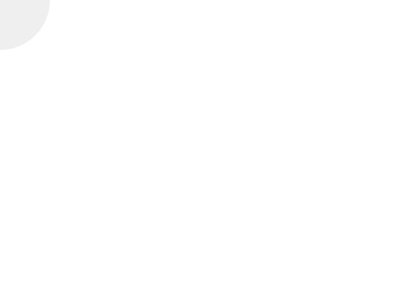
Frame 1 (no input)
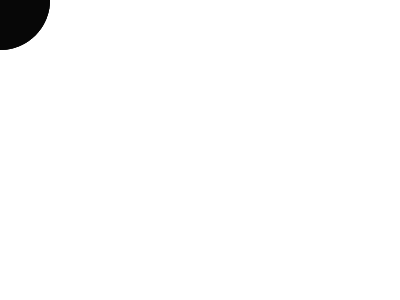
Frame 60 (the mouse pressed at the canvas centre just before this capture)
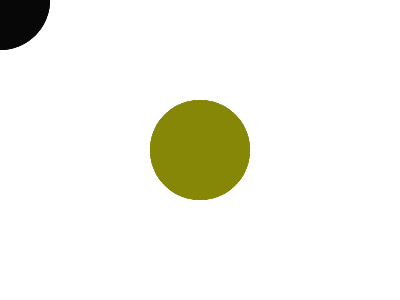
Frame 120 (the mouse held since frame 60 and released just before this capture)

The Processing sketch that drew these frames (run headless with seeded random() and noise(); from frame 60 on, the mouse is pressed at the canvas centre):

// Processing sketch: w2_stp17
// ── w2_stp17.pde
void setup() {
  size(400, 300);
  colorMode(RGB, width, height, 255);
  background(width, height, 255);
}

void draw() {
  noStroke();
  fill(mouseX, mouseY, 0, 16);
  circle(mouseX, mouseY, 100);
}

void mousePressed() {
  background(height, height, 255);
}
